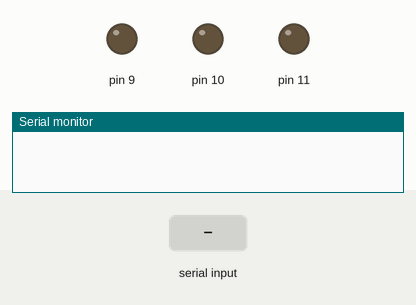
This sketch was run on a simulated Arduino Uno, built with avr-gcc and run on an emulated ATmega328P. On the bench: output pins drawn as LEDs (lit = HIGH), the last lines printed to the serial monitor. The inputs (shaded band) are chosen by the test bench.

Above: at 1.2 s.
1.3 s: "90,45\n" received over Serial
At 1.8 s:
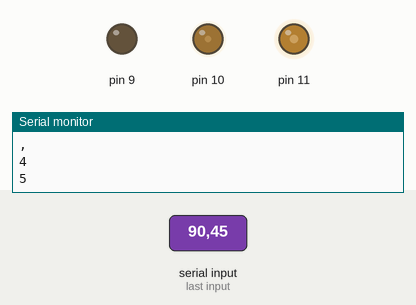
3.0 s: "30,150\n" received over Serial
At 4.3 s:
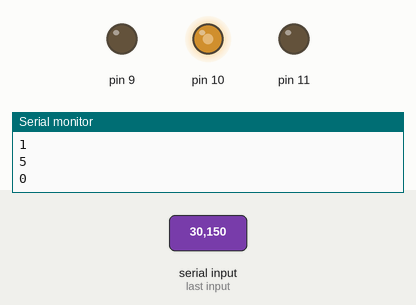
4.7 s: "5\n" received over Serial
At 5.6 s:
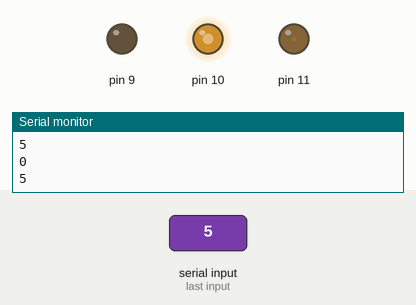
6.3 s: "90\n" received over Serial
At 6.8 s:
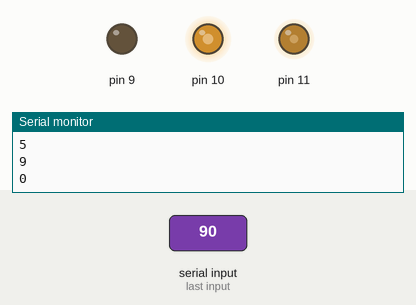
7.9 s: "200\n" received over Serial
At 9.2 s:
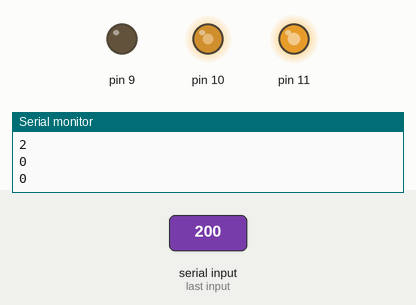
9.5 s: "," received over Serial
At 10.5 s:
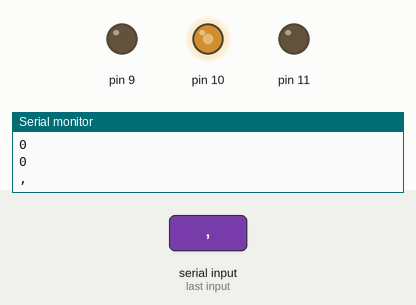
Timing chart, 0 to 12.1 s (numbered marks = the images above; inputs shaded):
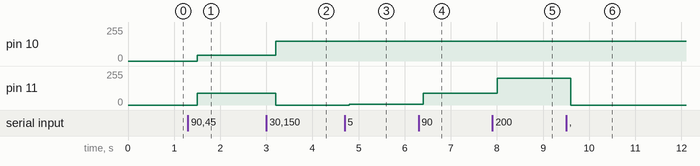

Measured:
- after the input at 1.3 s, pin 10: 0/255 → 45/255 after 0.20 s; pin 11: 0/255 → 90/255 after 0.20 s
- after the input at 3.0 s, pin 10: 45/255 → 150/255 after 0.20 s; pin 11: 90/255 → 0/255 after 0.20 s
- after the input at 4.7 s, pin 11: 0/255 → 5/255 after 0.10 s
- after the input at 6.3 s, pin 11: 5/255 → 90/255 after 0.10 s
- after the input at 7.9 s, pin 11: 90/255 → 200/255 after 0.10 s
- after the input at 9.5 s, pin 11: 200/255 → 0/255 after 0.11 s

The sketch:

RGB_sketch_dec09b.ino
```cpp
void setup() { //  RGB LED
  Serial.begin(9600);
  pinMode(11,OUTPUT);
  pinMode(10,OUTPUT);
  pinMode(9,OUTPUT);
}

int store[3]={};

void loop() {

  // Initialize tmp
  int tmp=0;
  int i=0;

  while(Serial.available()){

    char ch=Serial.read();

    Serial.println(ch);

    // store RGB number
    if(isDigit(ch)){
      tmp=tmp*10+(ch-'0');
    }
    // just store RGB num
    else if(ch==','){
      store[i]=tmp;
      tmp=0;
      i++;
    }
    // If not ',' or digit, break the loop
    else{
      store[i]=tmp;
      tmp=0;
      break;
    }

  }

  //Debug
  //Serial.println(store[0]);
  //Serial.println(store[1]);
  //Serial.println(store[2]);
  delay(100);

  // LED in various color
  analogWrite(11,store[0]);
  analogWrite(10,store[1]);
  analogWrite(9,store[2]);

}
```
